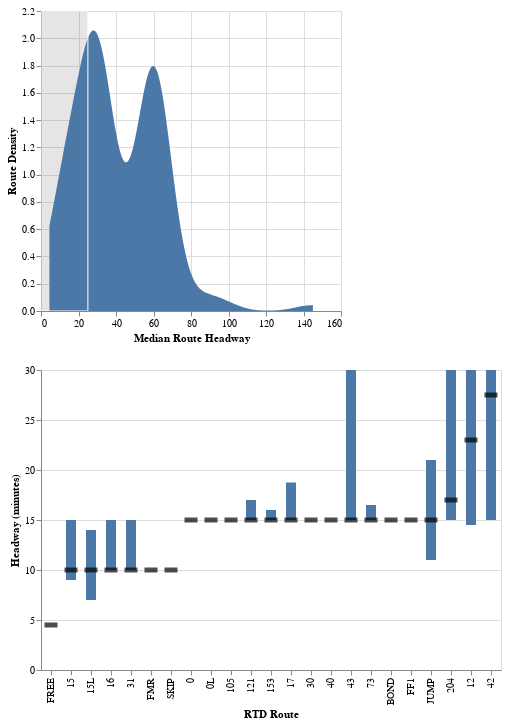

This figure's notebook cell:
### Code cell
headways_url = "https://raw.githubusercontent.com/kcanderson/vega-lite-test/refs/heads/main/data/headways.json"
alt.data_transformers.enable("vegafusion")

brush = alt.selection_interval(encodings=['x'], value={'x': [0, 25]}, name="interval1")

base = alt.Chart(
    headways_url
)

hist = base.transform_filter(
      (alt.datum["service_id"] == "WK")
).transform_aggregate(
    median="median(headway_minutes)",
    q1="q1(headway_minutes)",
    q3="q3(headway_minutes)",
    min="min(headway_minutes)",
    max="max(headway_minutes)",
    mean="mean(headway_minutes)",
    groupby=["route_id"],
).transform_density(
    density="median",
    #extent= [0, 160],
    counts = True,
    #steps=200
).mark_area().encode(
    alt.X('value:Q', title="Median Route Headway"),
    alt.Y('density:Q', title="Route Density"),
    #alt.Color('Species:N')
).add_selection(brush)


boxplot = alt.LayerChart(headways_url).transform_filter(
    (alt.datum["service_id"] == "WK")
).transform_aggregate(
    median="median(headway_minutes)",
    q1="q1(headway_minutes)",
    q3="q3(headway_minutes)",
    min="min(headway_minutes)",
    max="max(headway_minutes)",
    mean="mean(headway_minutes)",
    groupby=["route_id"],
).encode(
    x=alt.X(
        'route_id:N',
        sort=alt.SortField(field="median"),
        title="RTD Route",
    ),
    tooltip=["min:Q", 'q1:Q', "median:Q", "mean:Q", 'q3:Q', "max:Q"],
).add_params(brush).transform_filter(
    "(datum.mean <= interval1.value[1]) &&"
    "(datum.mean >= interval1.value[0])"
).add_layers(
    alt.Chart().mark_bar(width=10).encode(y='q1:Q', y2='q3:Q'),
    #alt.Chart().mark_bar(width=2).encode(y="min:Q", y2="max:Q"),
    alt.Chart().mark_tick(color='black', width=13, thickness=5).encode(
        y=alt.Y('median:Q', title="Headway (minutes)")
    ),
)


alt.vconcat(
    hist,
    boxplot
)

### Figure 1 — Vega specification as saved in the notebook (floating-point values rounded to 4 significant figures)
{"$schema": "https://vega.github.io/schema/vega/v6.json", "data": [{"name": "_server_data_1", "values": [{"route_id": "0", "median": 15.0, "q1": 15.0, "q3": 15.0, "min": 10.0, "max": 60.0, "mean": 16.01}, {"route_id": "0B", "median": 30.0, "q1": 30.0, "q3": 30.0, "min": 26.0, "max": 34.0, "mean": 30.01}, {"route_id": "0L", "median": 15.0, "q1": 15.0, "q3": 15.0, "min": 13.0, "max": 16.0, "mean": 14.95}, {"route_id": "1", "median": 60.0, "q1": 60.0, "q3": 60.0, "min": 57.0, "max": 63.0, "mean": 60.0}, {"route_id": "10", "median": 28.0, "q1": 12.25, "q3": 32.0, "min": 0.0, "max": 61.0, "mean": 25.59}, {"route_id": "100", "median": 30.0, "q1": 30.0, "q3": 57.0, "min": 0.0, "max": 60.0, "mean": 33.09}, {"route_id": "104L", "median": 60.0, "q1": 38.5, "q3": 60.0, "min": 27.0, "max": 90.0, "mean": 55.0}, {"route_id": "105", "median": 15.0, "q1": 15.0, "q3": 15.0, "min": 10.0, "max": 75.0, "mean": 18.4}, {"route_id": "11", "median": 30.0, "q1": 29.0, "q3": 33.5, "min": 7.0, "max": 65.0, "mean": 33.23}, {"route_id": "112", "median": 60.0, "q1": 60.0, "q3": 60.0, "min": 58.0, "max": 61.0, "mean": 59.91}, {"route_id": "116X", "median": 60.0, "q1": 58.0, "q3": 60.5, "min": 52.0, "max": 62.0, "mean": 58.5}, {"route_id": "12", "median": 23.0, "q1": 14.5, "q3": 30.0, "min": 0.0, "max": 32.0, "mean": 20.21}, {"route_id": "120", "median": 40.0, "q1": 30.0, "q3": 60.0, "min": 16.0, "max": 68.0, "mean": 43.15}, {"route_id": "120L", "median": 60.0, "q1": 60.0, "q3": 60.0, "min": 57.0, "max": 62.0, "mean": 60.06}, {"route_id": "120X", "median": 30.0, "q1": 15.0, "q3": 30.0, "min": 15.0, "max": 60.0, "mean": 25.45}, {"route_id": "121", "median": 15.0, "q1": 15.0, "q3": 17.0, "min": 1.0, "max": 59.0, "mean": 18.53}, {"route_id": "130", "median": 30.0, "q1": 30.0, "q3": 30.0, "min": 27.0, "max": 68.0, "mean": 31.37}, {"route_id": "133", "median": 30.0, "q1": 30.0, "q3": 30.0, "min": 27.0, "max": 68.0, "mean": 32.18}, {"route_id": "135", "median": 40.0, "q1": 30.0, "q3": 60.0, "min": 20.0, "max": 90.0, "mean": 41.42}, {"route_id": "139", "median": 60.0, "q1": 60.0, "q3": 60.0, "min": 56.0, "max": 64.0, "mean": 60.0}, {"route_id": "14", "median": 30.0, "q1": 30.0, "q3": 30.0, "min": 29.0, "max": 60.0, "mean": 31.16}, {"route_id": "145X", "median": 83.0, "q1": 76.5, "q3": 89.5, "min": 70.0, "max": 96.0, "mean": 83.0}, {"route_id": "15", "median": 10.0, "q1": 9.0, "q3": 15.0, "min": 0.0, "max": 33.0, "mean": 12.18}, {"route_id": "153", "median": 15.0, "q1": 15.0, "q3": 16.0, "min": 1.0, "max": 70.0, "mean": 19.26}, {"route_id": "15L", "median": 10.0, "q1": 7.0, "q3": 14.0, "min": 0.0, "max": 60.0, "mean": 11.33}, {"route_id": "16", "median": 10.0, "q1": 10.0, "q3": 15.0, "min": 5.0, "max": 34.0, "mean": 14.47}, {"route_id": "169", "median": 60.0, "q1": 60.0, "q3": 60.0, "min": 57.0, "max": 67.0, "mean": 60.1}, {"route_id": "169L", "median": 60.0, "q1": 53.0, "q3": 86.0, "min": 30.0, "max": 307.0, "mean": 110.4}, {"route_id": "17", "median": 15.0, "q1": 15.0, "q3": 18.75, "min": 13.0, "max": 31.0, "mean": 18.74}, {"route_id": "19", "median": 30.0, "q1": 30.0, "q3": 30.0, "min": 27.0, "max": 66.0, "mean": 33.59}, {"route_id": "20", "median": 30.0, "q1": 24.25, "q3": 32.75, "min": 3.0, "max": 81.0, "mean": 32.44}, {"route_id": "204", "median": 17.0, "q1": 15.0, "q3": 30.0, "min": 7.0, "max": 35.0, "mean": 21.62}, {"route_id": "205", "median": 30.0, "q1": 30.0, "q3": 30.0, "min": 5.0, "max": 60.0, "mean": 31.55}, {"route_id": "206", "median": 36.5, "q1": 28.25, "q3": 59.25, "min": 2.0, "max": 60.0, "mean": 38.11}, {"route_id": "208", "median": 60.0, "q1": 60.0, "q3": 60.0, "min": 7.0, "max": 75.0, "mean": 58.19}, {"route_id": "21", "median": 30.0, "q1": 30.0, "q3": 36.5, "min": 0.0, "max": 63.0, "mean": 34.1}, {"route_id": "225", "median": 34.0, "q1": 30.0, "q3": 54.75, "min": 8.0, "max": 82.0, "mean": 41.81}, {"route_id": "225D", "median": 45.0, "q1": 30.0, "q3": 60.0, "min": 15.0, "max": 107.0, "mean": 47.45}, {"route_id": "225T", "median": 145.0, "q1": 61.0, "q3": 365.5, "min": 32.0, "max": 453.0, "mean": 207.8}, {"route_id": "228A", "median": 60.0, "q1": 60.0, "q3": 60.0, "min": 56.0, "max": 184.0, "mean": 74.41}, {"route_id": "228F", "median": 60.5, "q1": 59.75, "q3": 151.0, "min": 57.0, "max": 418.0, "mean": 149.4}, {"route_id": "24", "median": 60.0, "q1": 57.25, "q3": 60.0, "min": 19.0, "max": 69.0, "mean": 56.66}, {"route_id": "28", "median": 60.0, "q1": 45.0, "q3": 60.0, "min": 15.0, "max": 92.0, "mean": 51.75}, {"route_id": "3", "median": 30.0, "q1": 29.0, "q3": 31.75, "min": 1.0, "max": 80.0, "mean": 32.94}, {"route_id": "30", "median": 15.0, "q1": 15.0, "q3": 15.0, "min": 14.0, "max": 60.0, "mean": 19.05}, {"route_id": "31", "median": 10.0, "q1": 10.0, "q3": 15.0, "min": 0.0, "max": 45.0, "mean": 12.51}, {"route_id": "32", "median": 60.0, "q1": 60.0, "q3": 60.0, "min": 44.0, "max": 66.0, "mean": 59.6}, {"route_id": "323", "median": 60.0, "q1": 60.0, "q3": 60.0, "min": 58.0, "max": 63.0, "mean": 60.0}, {"route_id": "324", "median": 30.0, "q1": 30.0, "q3": 30.0, "min": 29.0, "max": 35.0, "mean": 30.09}, {"route_id": "326", "median": 30.0, "q1": 30.0, "q3": 30.0, "min": 29.0, "max": 31.0, "mean": 30.0}, {"route_id": "327", "median": 60.0, "q1": 60.0, "q3": 60.0, "min": 59.0, "max": 60.0, "mean": 59.95}, {"route_id": "35", "median": 30.0, "q1": 30.0, "q3": 30.0, "min": 15.0, "max": 60.0, "mean": 30.46}, {"route_id": "36", "median": 60.0, "q1": 60.0, "q3": 60.0, "min": 11.0, "max": 60.0, "mean": 58.29}, {"route_id": "37", "median": 30.0, "q1": 29.0, "q3": 30.0, "min": 1.0, "max": 377.0, "mean": 53.77}, {"route_id": "38", "median": 30.0, "q1": 30.0, "q3": 30.0, "min": 26.0, "max": 76.0, "mean": 34.03}, {"route_id": "3L", "median": 60.0, "q1": 60.0, "q3": 60.0, "min": 60.0, "max": 60.0, "mean": 60.0}, {"route_id": "4", "median": 30.0, "q1": 30.0, "q3": 60.0, "min": 28.0, "max": 63.0, "mean": 40.47}, {"route_id": "40", "median": 15.0, "q1": 15.0, "q3": 15.0, "min": 9.0, "max": 55.0, "mean": 18.21}, {"route_id": "402L", "median": 60.0, "q1": 60.0, "q3": 60.0, "min": 35.0, "max": 65.0, "mean": 59.26}, {"route_id": "42", "median": 27.5, "q1": 15.0, "q3": 30.0, "min": 3.0, "max": 48.0, "mean": 22.73}, {"route_id": "43", "median": 15.0, "q1": 15.0, "q3": 30.0, "min": 12.0, "max": 60.0, "mean": 19.45}, {"route_id": "44", "median": 60.0, "q1": 58.5, "q3": 60.0, "min": 24.0, "max": 69.0, "mean": 54.05}, {"route_id": "45", "median": 30.0, "q1": 30.0, "q3": 30.0, "min": 5.0, "max": 52.0, "mean": 29.59}, {"route_id": "46", "median": 30.0, "q1": 30.0, "q3": 30.0, "min": 30.0, "max": 30.0, "mean": 30.0}, {"route_id": "48", "median": 30.0, "q1": 30.0, "q3": 30.75, "min": 26.0, "max": 60.0, "mean": 30.58}, {"route_id": "483", "median": 60.0, "q1": 58.0, "q3": 60.0, "min": 33.0, "max": 72.0, "mean": 58.45}, {"route_id": "49", "median": 30.0, "q1": 30.0, "q3": 30.0, "min": 28.0, "max": 60.0, "mean": 32.78}, {"route_id": "51", "median": 30.0, "q1": 30.0, "q3": 30.0, "min": 28.0, "max": 79.0, "mean": 34.0}, {"route_id": "52", "median": 30.0, "q1": 30.0, "q3": 30.0, "min": 10.0, "max": 71.0, "mean": 35.49}, {"route_id": "520", "median": 60.0, "q1": 60.0, "q3": 60.0, "min": 60.0, "max": 60.0, "mean": 60.0}, {"route_id": "59", "median": 60.0, "q1": 60.0, "q3": 60.0, "min": 58.0, "max": 70.0, "mean": 60.96}, {"route_id": "6", "median": 30.0, "q1": 30.0, "q3": 30.0, "min": 15.0, "max": 69.0, "mean": 32.4}, {"route_id": "65", "median": 30.0, "q1": 30.0, "q3": 30.0, "min": 3.0, "max": 63.0, "mean": 30.35}, {"route_id": "66", "median": 60.0, "q1": 58.5, "q3": 60.0, "min": 29.0, "max": 64.0, "mean": 57.03}, {"route_id": "7", "median": 30.0, "q1": 30.0, "q3": 30.0, "min": 20.0, "max": 40.0, "mean": 29.86}, {"route_id": "72", "median": 60.0, "q1": 60.0, "q3": 60.0, "min": 57.0, "max": 64.0, "mean": 60.0}, {"route_id": "73", "median": 15.0, "q1": 15.0, "q3": 16.5, "min": 1.0, "max": 33.0, "mean": 18.11}, {"route_id": "76", "median": 30.0, "q1": 30.0, "q3": 30.0, "min": 0.0, "max": 91.0, "mean": 35.21}, {"route_id": "8", "median": 31.0, "q1": 29.0, "q3": 59.0, "min": 0.0, "max": 67.0, "mean": 36.9}, {"route_id": "83D", "median": 30.0, "q1": 30.0, "q3": 30.0, "min": 24.0, "max": 60.0, "mean": 30.33}, {"route_id": "83L", "median": 30.0, "q1": 30.0, "q3": 30.0, "min": 15.0, "max": 45.0, "mean": 29.93}, {"route_id": "88", "median": 30.0, "q1": 30.0, "q3": 60.0, "min": 30.0, "max": 60.0, "mean": 41.54}, {"route_id": "88L", "median": 60.0, "q1": 60.0, "q3": 60.0, "min": 59.0, "max": 60.0, "mean": 59.97}, {"route_id": "9", "median": 60.0, "q1": 60.0, "q3": 63.0, "min": 58.0, "max": 65.0, "mean": 61.36}, {"route_id": "92", "median": 30.0, "q1": 30.0, "q3": 31.0, "min": 28.0, "max": 64.0, "mean": 35.85}, {"route_id": "93L", "median": 60.0, "q1": 60.0, "q3": 60.0, "min": 57.0, "max": 62.0, "mean": 59.73}, {"route_id": "99", "median": 30.0, "q1": 30.0, "q3": 30.0, "min": 30.0, "max": 60.0, "mean": 33.56}, {"route_id": "AB1", "median": 60.0, "q1": 60.0, "q3": 60.0, "min": 20.0, "max": 120.0, "mean": 56.91}, {"route_id": "AB2", "median": 60.0, "q1": 60.0, "q3": 62.5, "min": 59.0, "max": 420.0, "mean": 103.6}, {"route_id": "ART", "median": 60.0, "q1": 60.0, "q3": 62.0, "min": 43.0, "max": 70.0, "mean": 60.27}, {"route_id": "AT", "median": 60.0, "q1": 49.0, "q3": 60.0, "min": 7.0, "max": 68.0, "mean": 48.17}, {"route_id": "BOLT", "median": 30.0, "q1": 30.0, "q3": 60.0, "min": 27.0, "max": 60.0, "mean": 40.46}, {"route_id": "BOND", "median": 15.0, "q1": 15.0, "q3": 15.0, "min": 12.0, "max": 30.0, "mean": 17.91}, {"route_id": "CV", "median": 58.5, "q1": 56.75, "q3": 60.0, "min": 56.0, "max": 60.0, "mean": 58.25}, {"route_id": "DASH", "median": 21.0, "q1": 15.0, "q3": 30.0, "min": 7.0, "max": 86.0, "mean": 26.76}, {"route_id": "EV", "median": 60.0, "q1": 60.0, "q3": 60.0, "min": 60.0, "max": 60.0, "mean": 60.0}, {"route_id": "FF1", "median": 15.0, "q1": 15.0, "q3": 15.0, "min": 13.0, "max": 32.0, "mean": 18.14}, {"route_id": "FF2", "median": 25.0, "q1": 15.0, "q3": 38.0, "min": 7.0, "max": 536.0, "mean": 84.2}, {"route_id": "FF4", "median": 50.0, "q1": 37.0, "q3": 65.0, "min": 30.0, "max": 378.0, "mean": 91.47}, {"route_id": "FF5", "median": 69.0, "q1": 46.75, "q3": 88.75, "min": 25.0, "max": 413.0, "mean": 123.8}, {"route_id": "FMR", "median": 10.0, "q1": 10.0, "q3": 10.0, "min": 9.0, "max": 369.0, "mean": 20.01}, {"route_id": "FREE", "median": 4.5, "q1": 4.5, "q3": 4.5, "min": 4.5, "max": 10.5, "mean": 5.25}, {"route_id": "GS", "median": 89.5, "q1": 86.0, "q3": 357.0, "min": 82.0, "max": 449.0, "mean": 206.8}, {"route_id": "JUMP", "median": 15.0, "q1": 11.0, "q3": 21.0, "min": 4.0, "max": 60.0, "mean": 17.35}, {"route_id": "LD1", "median": 60.0, "q1": 57.75, "q3": 78.0, "min": 40.0, "max": 480.0, "mean": 138.5}, {"route_id": "LD3", "median": 60.0, "q1": 60.0, "q3": 82.0, "min": 3.0, "max": 120.0, "mean": 68.17}, {"route_id": "LX2", "median": 96.5, "q1": 83.25, "q3": 398.5, "min": 60.0, "max": 502.0, "mean": 222.2}, {"route_id": "NB1", "median": 60.0, "q1": 48.0, "q3": 78.5, "min": 35.0, "max": 90.0, "mean": 63.7}, {"route_id": "NB2", "median": 65.0, "q1": 60.0, "q3": 86.0, "min": 60.0, "max": 130.0, "mean": 79.25}, {"route_id": "PD", "median": 65.5, "q1": 58.5, "q3": 72.75, "min": 54.0, "max": 78.0, "mean": 65.75}, {"route_id": "RX", "median": 59.0, "q1": 35.25, "q3": 64.75, "min": 17.0, "max": 451.0, "mean": 127.1}, {"route_id": "SKIP", "median": 10.0, "q1": 10.0, "q3": 10.0, "min": 5.0, "max": 30.0, "mean": 10.78}]}, {"name": "interval1_store", "values": [{"unit": "view_59dfd228564f6666_0", "fields": [{"field": "value", "channel": "x", "type": "R"}], "values": [[0, 25]]}]}, {"name": "source_0", "values": [{"route_id": "0", "median": 15.0, "q1": 15.0, "q3": 15.0, "min": 10.0, "max": 60.0, "mean": 16.01}, {"route_id": "0B", "median": 30.0, "q1": 30.0, "q3": 30.0, "min": 26.0, "max": 34.0, "mean": 30.01}, {"route_id": "0L", "median": 15.0, "q1": 15.0, "q3": 15.0, "min": 13.0, "max": 16.0, "mean": 14.95}, {"route_id": "1", "median": 60.0, "q1": 60.0, "q3": 60.0, "min": 57.0, "max": 63.0, "mean": 60.0}, {"route_id": "10", "median": 28.0, "q1": 12.25, "q3": 32.0, "min": 0.0, "max": 61.0, "mean": 25.59}, {"route_id": "100", "median": 30.0, "q1": 30.0, "q3": 57.0, "min": 0.0, "max": 60.0, "mean": 33.09}, {"route_id": "104L", "median": 60.0, "q1": 38.5, "q3": 60.0, "min": 27.0, "max": 90.0, "mean": 55.0}, {"route_id": "105", "median": 15.0, "q1": 15.0, "q3": 15.0, "min": 10.0, "max": 75.0, "mean": 18.4}, {"route_id": "11", "median": 30.0, "q1": 29.0, "q3": 33.5, "min": 7.0, "max": 65.0, "mean": 33.23}, {"route_id": "112", "median": 60.0, "q1": 60.0, "q3": 60.0, "min": 58.0, "max": 61.0, "mean": 59.91}, {"route_id": "116X", "median": 60.0, "q1": 58.0, "q3": 60.5, "min": 52.0, "max": 62.0, "mean": 58.5}, {"route_id": "12", "median": 23.0, "q1": 14.5, "q3": 30.0, "min": 0.0, "max": 32.0, "mean": 20.21}, {"route_id": "120", "median": 40.0, "q1": 30.0, "q3": 60.0, "min": 16.0, "max": 68.0, "mean": 43.15}, {"route_id": "120L", "median": 60.0, "q1": 60.0, "q3": 60.0, "min": 57.0, "max": 62.0, "mean": 60.06}, {"route_id": "120X", "median": 30.0, "q1": 15.0, "q3": 30.0, "min": 15.0, "max": 60.0, "mean": 25.45}, {"route_id": "121", "median": 15.0, "q1": 15.0, "q3": 17.0, "min": 1.0, "max": 59.0, "mean": 18.53}, {"route_id": "130", "median": 30.0, "q1": 30.0, "q3": 30.0, "min": 27.0, "max": 68.0, "mean": 31.37}, {"route_id": "133", "median": 30.0, "q1": 30.0, "q3": 30.0, "min": 27.0, "max": 68.0, "mean": 32.18}, {"route_id": "135", "median": 40.0, "q1": 30.0, "q3": 60.0, "min": 20.0, "max": 90.0, "mean": 41.42}, {"route_id": "139", "median": 60.0, "q1": 60.0, "q3": 60.0, "min": 56.0, "max": 64.0, "mean": 60.0}, {"route_id": "14", "median": 30.0, "q1": 30.0, "q3": 30.0, "min": 29.0, "max": 60.0, "mean": 31.16}, {"route_id": "145X", "median": 83.0, "q1": 76.5, "q3": 89.5, "min": 70.0, "max": 96.0, "mean": 83.0}, {"route_id": "15", "median": 10.0, "q1": 9.0, "q3": 15.0, "min": 0.0, "max": 33.0, "mean": 12.18}, {"route_id": "153", "median": 15.0, "q1": 15.0, "q3": 16.0, "min": 1.0, "max": 70.0, "mean": 19.26}, {"route_id": "15L", "median": 10.0, "q1": 7.0, "q3": 14.0, "min": 0.0, "max": 60.0, "mean": 11.33}, {"route_id": "16", "median": 10.0, "q1": 10.0, "q3": 15.0, "min": 5.0, "max": 34.0, "mean": 14.47}, {"route_id": "169", "median": 60.0, "q1": 60.0, "q3": 60.0, "min": 57.0, "max": 67.0, "mean": 60.1}, {"route_id": "169L", "median": 60.0, "q1": 53.0, "q3": 86.0, "min": 30.0, "max": 307.0, "mean": 110.4}, {"route_id": "17", "median": 15.0, "q1": 15.0, "q3": 18.75, "min": 13.0, "max": 31.0, "mean": 18.74}, {"route_id": "19", "median": 30.0, "q1": 30.0, "q3": 30.0, "min": 27.0, "max": 66.0, "mean": 33.59}, {"route_id": "20", "median": 30.0, "q1": 24.25, "q3": 32.75, "min": 3.0, "max": 81.0, "mean": 32.44}, {"route_id": "204", "median": 17.0, "q1": 15.0, "q3": 30.0, "min": 7.0, "max": 35.0, "mean": 21.62}, {"route_id": "205", "median": 30.0, "q1": 30.0, "q3": 30.0, "min": 5.0, "max": 60.0, "mean": 31.55}, {"route_id": "206", "median": 36.5, "q1": 28.25, "q3": 59.25, "min": 2.0, "max": 60.0, "mean": 38.11}, {"route_id": "208", "median": 60.0, "q1": 60.0, "q3": 60.0, "min": 7.0, "max": 75.0, "mean": 58.19}, {"route_id": "21", "median": 30.0, "q1": 30.0, "q3": 36.5, "min": 0.0, "max": 63.0, "mean": 34.1}, {"route_id": "225", "median": 34.0, "q1": 30.0, "q3": 54.75, "min": 8.0, "max": 82.0, "mean": 41.81}, {"route_id": "225D", "median": 45.0, "q1": 30.0, "q3": 60.0, "min": 15.0, "max": 107.0, "mean": 47.45}, {"route_id": "225T", "median": 145.0, "q1": 61.0, "q3": 365.5, "min": 32.0, "max": 453.0, "mean": 207.8}, {"route_id": "228A", "median": 60.0, "q1": 60.0, "q3": 60.0, "min": 56.0, "max": 184.0, "mean": 74.41}, {"route_id": "228F", "median": 60.5, "q1": 59.75, "q3": 151.0, "min": 57.0, "max": 418.0, "mean": 149.4}, {"route_id": "24", "median": 60.0, "q1": 57.25, "q3": 60.0, "min": 19.0, "max": 69.0, "mean": 56.66}, {"route_id": "28", "median": 60.0, "q1": 45.0, "q3": 60.0, "min": 15.0, "max": 92.0, "mean": 51.75}, {"route_id": "3", "median": 30.0, "q1": 29.0, "q3": 31.75, "min": 1.0, "max": 80.0, "mean": 32.94}, {"route_id": "30", "median": 15.0, "q1": 15.0, "q3": 15.0, "min": 14.0, "max": 60.0, "mean": 19.05}, {"route_id": "31", "median": 10.0, "q1": 10.0, "q3": 15.0, "min": 0.0, "max": 45.0, "mean": 12.51}, {"route_id": "32", "median": 60.0, "q1": 60.0, "q3": 60.0, "min": 44.0, "max": 66.0, "mean": 59.6}, {"route_id": "323", "median": 60.0, "q1": 60.0, "q3": 60.0, "min": 58.0, "max": 63.0, "mean": 60.0}, {"route_id": "324", "median": 30.0, "q1": 30.0, "q3": 30.0, "min": 29.0, "max": 35.0, "mean": 30.09}, {"route_id": "326", "median": 30.0, "q1": 30.0, "q3": 30.0, "min": 29.0, "max": 31.0, "mean": 30.0}, {"route_id": "327", "median": 60.0, "q1": 60.0, "q3": 60.0, "min": 59.0, "max": 60.0, "mean": 59.95}, {"route_id": "35", "median": 30.0, "q1": 30.0, "q3": 30.0, "min": 15.0, "max": 60.0, "mean": 30.46}, {"route_id": "36", "median": 60.0, "q1": 60.0, "q3": 60.0, "min": 11.0, "max": 60.0, "mean": 58.29}, {"route_id": "37", "median": 30.0, "q1": 29.0, "q3": 30.0, "min": 1.0, "max": 377.0, "mean": 53.77}, {"route_id": "38", "median": 30.0, "q1": 30.0, "q3": 30.0, "min": 26.0, "max": 76.0, "mean": 34.03}, {"route_id": "3L", "median": 60.0, "q1": 60.0, "q3": 60.0, "min": 60.0, "max": 60.0, "mean": 60.0}, {"route_id": "4", "median": 30.0, "q1": 30.0, "q3": 60.0, "min": 28.0, "max": 63.0, "mean": 40.47}, {"route_id": "40", "median": 15.0, "q1": 15.0, "q3": 15.0, "min": 9.0, "max": 55.0, "mean": 18.21}, {"route_id": "402L", "median": 60.0, "q1": 60.0, "q3": 60.0, "min": 35.0, "max": 65.0, "mean": 59.26}, {"route_id": "42", "median": 27.5, "q1": 15.0, "q3": 30.0, "min": 3.0, "max": 48.0, "mean": 22.73}, {"route_id": "43", "median": 15.0, "q1": 15.0, "q3": 30.0, "min": 12.0, "max": 60.0, "mean": 19.45}, {"route_id": "44", "median": 60.0, "q1": 58.5, "q3": 60.0, "min": 24.0, "max": 69.0, "mean": 54.05}, {"route_id": "45", "median": 30.0, "q1": 30.0, "q3": 30.0, "min": 5.0, "max": 52.0, "mean": 29.59}, {"route_id": "46", "median": 30.0, "q1": 30.0, "q3": 30.0, "min": 30.0, "max": 30.0, "mean": 30.0}, {"route_id": "48", "median": 30.0, "q1": 30.0, "q3": 30.75, "min": 26.0, "max": 60.0, "mean": 30.58}, {"route_id": "483", "median": 60.0, "q1": 58.0, "q3": 60.0, "min": 33.0, "max": 72.0, "mean": 58.45}, {"route_id": "49", "median": 30.0, "q1": 30.0, "q3": 30.0, "min": 28.0, "max": 60.0, "mean": 32.78}, {"route_id": "51", "median": 30.0, "q1": 30.0, "q3": 30.0, "min": 28.0, "max": 79.0, "mean": 34.0}, {"route_id": "52", "median": 30.0, "q1": 30.0, "q3": 30.0, "min": 10.0, "max": 71.0, "mean": 35.49}, {"route_id": "520", "median": 60.0, "q1": 60.0, "q3": 60.0, "min": 60.0, "max": 60.0, "mean": 60.0}, {"route_id": "59", "median": 60.0, "q1": 60.0, "q3": 60.0, "min": 58.0, "max": 70.0, "mean": 60.96}, {"route_id": "6", "median": 30.0, "q1": 30.0, "q3": 30.0, "min": 15.0, "max": 69.0, "mean": 32.4}, {"route_id": "65", "median": 30.0, "q1": 30.0, "q3": 30.0, "min": 3.0, "max": 63.0, "mean": 30.35}, {"route_id": "66", "median": 60.0, "q1": 58.5, "q3": 60.0, "min": 29.0, "max": 64.0, "mean": 57.03}, {"route_id": "7", "median": 30.0, "q1": 30.0, "q3": 30.0, "min": 20.0, "max": 40.0, "mean": 29.86}, {"route_id": "72", "median": 60.0, "q1": 60.0, "q3": 60.0, "min": 57.0, "max": 64.0, "mean": 60.0}, {"route_id": "73", "median": 15.0, "q1": 15.0, "q3": 16.5, "min": 1.0, "max": 33.0, "mean": 18.11}, {"route_id": "76", "median": 30.0, "q1": 30.0, "q3": 30.0, "min": 0.0, "max": 91.0, "mean": 35.21}, {"route_id": "8", "median": 31.0, "q1": 29.0, "q3": 59.0, "min": 0.0, "max": 67.0, "mean": 36.9}, {"route_id": "83D", "median": 30.0, "q1": 30.0, "q3": 30.0, "min": 24.0, "max": 60.0, "mean": 30.33}, {"route_id": "83L", "median": 30.0, "q1": 30.0, "q3": 30.0, "min": 15.0, "max": 45.0, "mean": 29.93}, {"route_id": "88", "median": 30.0, "q1": 30.0, "q3": 60.0, "min": 30.0, "max": 60.0, "mean": 41.54}, {"route_id": "88L", "median": 60.0, "q1": 60.0, "q3": 60.0, "min": 59.0, "max": 60.0, "mean": 59.97}, {"route_id": "9", "median": 60.0, "q1": 60.0, "q3": 63.0, "min": 58.0, "max": 65.0, "mean": 61.36}, {"route_id": "92", "median": 30.0, "q1": 30.0, "q3": 31.0, "min": 28.0, "max": 64.0, "mean": 35.85}, {"route_id": "93L", "median": 60.0, "q1": 60.0, "q3": 60.0, "min": 57.0, "max": 62.0, "mean": 59.73}, {"route_id": "99", "median": 30.0, "q1": 30.0, "q3": 30.0, "min": 30.0, "max": 60.0, "mean": 33.56}, {"route_id": "AB1", "median": 60.0, "q1": 60.0, "q3": 60.0, "min": 20.0, "max": 120.0, "mean": 56.91}, {"route_id": "AB2", "median": 60.0, "q1": 60.0, "q3": 62.5, "min": 59.0, "max": 420.0, "mean": 103.6}, {"route_id": "ART", "median": 60.0, "q1": 60.0, "q3": 62.0, "min": 43.0, "max": 70.0, "mean": 60.27}, {"route_id": "AT", "median": 60.0, "q1": 49.0, "q3": 60.0, "min": 7.0, "max": 68.0, "mean": 48.17}, {"route_id": "BOLT", "median": 30.0, "q1": 30.0, "q3": 60.0, "min": 27.0, "max": 60.0, "mean": 40.46}, {"route_id": "BOND", "median": 15.0, "q1": 15.0, "q3": 15.0, "min": 12.0, "max": 30.0, "mean": 17.91}, {"route_id": "CV", "median": 58.5, "q1": 56.75, "q3": 60.0, "min": 56.0, "max": 60.0, "mean": 58.25}, {"route_id": "DASH", "median": 21.0, "q1": 15.0, "q3": 30.0, "min": 7.0, "max": 86.0, "mean": 26.76}, {"route_id": "EV", "median": 60.0, "q1": 60.0, "q3": 60.0, "min": 60.0, "max": 60.0, "mean": 60.0}, {"route_id": "FF1", "median": 15.0, "q1": 15.0, "q3": 15.0, "min": 13.0, "max": 32.0, "mean": 18.14}, {"route_id": "FF2", "median": 25.0, "q1": 15.0, "q3": 38.0, "min": 7.0, "max": 536.0, "mean": 84.2}, {"route_id": "FF4", "median": 50.0, "q1": 37.0, "q3": 65.0, "min": 30.0, "max": 378.0, "mean": 91.47}, {"route_id": "FF5", "median": 69.0, "q1": 46.75, "q3": 88.75, "min": 25.0, "max": 413.0, "mean": 123.8}, {"route_id": "FMR", "median": 10.0, "q1": 10.0, "q3": 10.0, "min": 9.0, "max": 369.0, "mean": 20.01}, {"route_id": "FREE", "median": 4.5, "q1": 4.5, "q3": 4.5, "min": 4.5, "max": 10.5, "mean": 5.25}, {"route_id": "GS", "median": 89.5, "q1": 86.0, "q3": 357.0, "min": 82.0, "max": 449.0, "mean": 206.8}, {"route_id": "JUMP", "median": 15.0, "q1": 11.0, "q3": 21.0, "min": 4.0, "max": 60.0, "mean": 17.35}, {"route_id": "LD1", "median": 60.0, "q1": 57.75, "q3": 78.0, "min": 40.0, "max": 480.0, "mean": 138.5}, {"route_id": "LD3", "median": 60.0, "q1": 60.0, "q3": 82.0, "min": 3.0, "max": 120.0, "mean": 68.17}, {"route_id": "LX2", "median": 96.5, "q1": 83.25, "q3": 398.5, "min": 60.0, "max": 502.0, "mean": 222.2}, {"route_id": "NB1", "median": 60.0, "q1": 48.0, "q3": 78.5, "min": 35.0, "max": 90.0, "mean": 63.7}, {"route_id": "NB2", "median": 65.0, "q1": 60.0, "q3": 86.0, "min": 60.0, "max": 130.0, "mean": 79.25}, {"route_id": "PD", "median": 65.5, "q1": 58.5, "q3": 72.75, "min": 54.0, "max": 78.0, "mean": 65.75}, {"route_id": "RX", "median": 59.0, "q1": 35.25, "q3": 64.75, "min": 17.0, "max": 451.0, "mean": 127.1}, {"route_id": "SKIP", "median": 10.0, "q1": 10.0, "q3": 10.0, "min": 5.0, "max": 30.0, "mean": 10.78}]}, {"name": "data_0", "source": "source_0", "transform": [{"type": "kde", "counts": true, "field": "median", "as": ["value", "density"], "resolve": "shared"}, {"type": "impute", "field": "density", "key": "value", "method": "value", "groupby": [], "value": 0}, {"type": "stack", "field": "density", "groupby": ["value"], "sort": {"field": [], "order": []}, "as": ["density_start", "density_end"], "offset": "zero"}, {"type": "project", "fields": ["density", "density_end", "density_start", "value"]}]}, {"name": "data_1", "source": "_server_data_1", "transform": [{"type": "filter", "expr": "(datum.mean <= interval1.value[1]) &&(datum.mean >= interval1.value[0])"}, {"type": "project", "fields": ["max", "mean", "median", "min", "q1", "q3", "route_id"]}]}, {"name": "data_3", "source": "data_1", "transform": [{"type": "filter", "expr": "isValid(datum[\"q1\"]) && isFinite(+datum[\"q1\"])"}, {"type": "project", "fields": ["max", "mean", "median", "min", "q1", "q3", "route_id"]}]}, {"name": "data_4", "source": "data_1", "transform": [{"type": "filter", "expr": "isValid(datum[\"median\"]) && isFinite(+datum[\"median\"])"}, {"type": "project", "fields": ["max", "mean", "median", "min", "q1", "q3", "route_id"]}]}, {"name": "data_0_view_59dfd228564f6666_0_x_domain_value", "source": "data_0", "transform": [{"type": "formula", "expr": "+datum['value']", "as": "value"}, {"type": "aggregate", "groupby": [], "fields": ["value", "value"], "ops": ["min", "max"], "as": ["min", "max"]}]}, {"name": "data_1_concat_1_x_domain_route_id", "source": "data_1", "transform": [{"type": "aggregate", "groupby": ["route_id"], "fields": ["median"], "ops": ["min"], "as": ["sort_field"]}, {"type": "project", "fields": ["route_id", "sort_field"]}]}], "signals": [{"name": "childHeight", "value": 300}, {"name": "view_59dfd228564f6666_0_width", "value": 300}, {"name": "concat_1_x_step", "value": 20}, {"name": "concat_1_width", "update": "bandspace(domain('concat_1_x').length, 0.1, 0.05) * concat_1_x_step"}, {"name": "unit", "value": {}, "on": [{"events": "pointermove", "update": "isTuple(group()) ? group() : unit"}]}, {"name": "interval1", "update": "vlSelectionResolve(\"interval1_store\", \"union\")"}], "marks": [{"type": "group", "name": "view_59dfd228564f6666_0_group", "encode": {"update": {"width": {"signal": "view_59dfd228564f6666_0_width"}, "height": {"signal": "childHeight"}}}, "signals": [{"name": "interval1_x", "init": "[scale(\"view_59dfd228564f6666_0_x\", 0), scale(\"view_59dfd228564f6666_0_x\", 25)]", "on": [{"events": {"source": "scope", "filter": ["!event.item || event.item.mark.name !== \"interval1_brush\""], "type": "pointerdown"}, "update": "[x(unit), x(unit)]"}, {"events": {"source": "window", "between": [{"source": "scope", "filter": ["!event.item || event.item.mark.name !== \"interval1_brush\""], "type": "pointerdown"}, {"source": "window", "type": "pointerup"}], "type": "pointermove", "consume": true}, "update": "[interval1_x[0], clamp(x(unit), 0, view_59dfd228564f6666_0_width)]"}, {"events": {"signal": "interval1_scale_trigger"}, "update": "[scale(\"view_59dfd228564f6666_0_x\", interval1_value[0]), scale(\"view_59dfd228564f6666_0_x\", interval1_value[1])]"}, {"events": [{"source": "view", "type": "dblclick"}], "update": "[0, 0]"}, {"events": {"signal": "interval1_translate_delta"}, "update": "clampRange(panLinear(interval1_translate_anchor.extent_x, interval1_translate_delta.x / span(interval1_translate_anchor.extent_x)), 0, view_59dfd228564f6666_0_width)"}, {"events": {"signal": "interval1_zoom_delta"}, "update": "clampRange(zoomLinear(interval1_x, interval1_zoom_anchor.x, interval1_zoom_delta), 0, view_59dfd228564f6666_0_width)"}]}, {"name": "interval1_value", "init": "[0, 25]", "on": [{"events": {"signal": "interval1_x"}, "update": "interval1_x[0] === interval1_x[1] ? null : invert(\"view_59dfd228564f6666_0_x\", interval1_x)"}]}, {"name": "interval1_scale_trigger", "value": {}, "on": [{"events": [{"scale": "view_59dfd228564f6666_0_x"}], "update": "(!isArray(interval1_value) || (+invert(\"view_59dfd228564f6666_0_x\", interval1_x)[0] === +interval1_value[0] && +invert(\"view_59dfd228564f6666_0_x\", interval1_x)[1] === +interval1_value[1])) ? interval1_scale_trigger : {}"}]}, {"name": "interval1_tuple", "init": "{unit: \"view_59dfd228564f6666_0\", fields: interval1_tuple_fields, values: [[0, 25]]}", "on": [{"events": [{"signal": "interval1_value"}], "update": "interval1_value ? {unit: \"view_59dfd228564f6666_0\", fields: interval1_tuple_fields, values: [interval1_value]} : null"}]}, {"name": "interval1_tuple_fields", "value": [{"field": "value", "channel": "x", "type": "R"}]}, {"name": "interval1_translate_anchor", "value": {}, "on": [{"events": [{"source": "scope", "markname": "interval1_brush", "type": "pointerdown"}], "update": "{x: x(unit), y: y(unit), extent_x: slice(interval1_x)}"}]}, {"name": "interval1_translate_delta", "value": {}, "on": [{"events": [{"source": "window", "between": [{"source": "scope", "markname": "interval1_brush", "type": "pointerdown"}, {"source": "window", "type": "pointerup"}], "type": "pointermove", "consume": true}], "update": "{x: interval1_translate_anchor.x - x(unit), y: interval1_translate_anchor.y - y(unit)}"}]}, {"name": "interval1_zoom_anchor", "on": [{"events": [{"source": "scope", "markname": "interval1_brush", "type": "wheel", "consume": true}], "update": "{x: x(unit), y: y(unit)}"}]}, {"name": "interval1_zoom_delta", "on": [{"events": [{"source": "scope", "markname": "interval1_brush", "type": "wheel", "consume": true}], "update": "pow(1.001, event.deltaY * pow(16, event.deltaMode))", "force": true}]}, {"name": "interval1_modify", "on": [{"events": {"signal": "interval1_tuple"}, "update": "modify(\"interval1_store\", interval1_tuple, true)"}]}], "marks": [{"type": "rect", "name": "interval1_brush_bg", "encode": {"enter": {"fillOpacity": {"value": 0.125}, "fill": {"value": "#333"}}, "update": {"x2": [{"signal": "interval1_x[1]", "test": "data(\"interval1_store\").length && data(\"interval1_store\")[0].unit === \"view_59dfd228564f6666_0\""}, {"value": 0}], "y": [{"value": 0, "test": "data(\"interval1_store\").length && data(\"interval1_store\")[0].unit === \"view_59dfd228564f6666_0\""}, {"value": 0}], "y2": [{"field": {"signal": null, "datum": null, "group": "height", "parent": null}, "test": "data(\"interval1_store\").length && data(\"interval1_store\")[0].unit === \"view_59dfd228564f6666_0\""}, {"value": 0}], "x": [{"signal": "interval1_x[0]", "test": "data(\"interval1_store\").length && data(\"interval1_store\")[0].unit === \"view_59dfd228564f6666_0\""}, {"value": 0}]}}, "clip": true}, {"type": "area", "name": "view_59dfd228564f6666_0_marks", "from": {"data": "data_0"}, "sort": {"field": "x"}, "encode": {"update": {"fill": {"value": "#4c78a8"}, "x": {"field": "value", "scale": "view_59dfd228564f6666_0_x"}, "y2": {"field": "density_start", "scale": "view_59dfd228564f6666_0_y"}, "defined": {"signal": "isValid(datum[\"value\"]) && isFinite(+datum[\"value\"]) && isValid(datum[\"density\"]) && isFinite(+datum[\"density\"])"}, "orient": {"value": "vertical"}, "y": {"field": "density_end", "scale": "view_59dfd228564f6666_0_y"}}}, "interactive": true, "style": ["area"]}, {"type": "rect", "name": "interval1_brush", "encode": {"update": {"stroke": [{"value": "white", "test": "interval1_x[0] !== interval1_x[1]"}, {}], "y": [{"value": 0, "test": "data(\"interval1_store\").length && data(\"interval1_store\")[0].unit === \"view_59dfd228564f6666_0\""}, {"value": 0}], "x": [{"signal": "interval1_x[0]", "test": "data(\"interval1_store\").length && data(\"interval1_store\")[0].unit === \"view_59dfd228564f6666_0\""}, {"value": 0}], "y2": [{"field": {"signal": null, "datum": null, "group": "height", "parent": null}, "test": "data(\"interval1_store\").length && data(\"interval1_store\")[0].unit === \"view_59dfd228564f6666_0\""}, {"value": 0}], "x2": [{"signal": "interval1_x[1]", "test": "data(\"interval1_store\").length && data(\"interval1_store\")[0].unit === \"view_59dfd228564f6666_0\""}, {"value": 0}]}, "enter": {"cursor": {"value": "move"}, "fill": {"value": "transparent"}}}, "clip": true}], "axes": [{"scale": "view_59dfd228564f6666_0_x", "orient": "bottom", "grid": true, "tickCount": {"signal": "ceil(view_59dfd228564f6666_0_width/40)"}, "labels": false, "gridScale": "view_59dfd228564f6666_0_y", "domain": false, "aria": false, "maxExtent": 0, "minExtent": 0, "ticks": false, "zindex": 0}, {"scale": "view_59dfd228564f6666_0_y", "aria": false, "zindex": 0, "grid": true, "ticks": false, "minExtent": 0, "gridScale": "view_59dfd228564f6666_0_x", "labels": false, "tickCount": {"signal": "ceil(childHeight/40)"}, "maxExtent": 0, "orient": "left", "domain": false}, {"scale": "view_59dfd228564f6666_0_x", "labelFlush": true, "orient": "bottom", "title": "Median Route Headway", "tickCount": {"signal": "ceil(view_59dfd228564f6666_0_width/40)"}, "grid": false, "zindex": 0, "labelOverlap": true}, {"scale": "view_59dfd228564f6666_0_y", "labelOverlap": true, "orient": "left", "title": "Route Density", "tickCount": {"signal": "ceil(childHeight/40)"}, "zindex": 0, "grid": false}], "style": "cell"}, {"type": "group", "name": "concat_1_group", "encode": {"update": {"height": {"signal": "childHeight"}, "width": {"signal": "concat_1_width"}}}, "marks": [{"type": "rect", "name": "concat_1_layer_0_marks", "from": {"data": "data_3"}, "encode": {"update": {"y": {"field": "q1", "scale": "concat_1_y"}, "width": {"value": 10}, "y2": {"field": "q3", "scale": "concat_1_y"}, "tooltip": {"signal": "{\"min\": format(datum[\"min\"], \"\"), \"q1\": format(datum[\"q1\"], \"\"), \"median\": format(datum[\"median\"], \"\"), \"mean\": format(datum[\"mean\"], \"\"), \"q3\": format(datum[\"q3\"], \"\"), \"max\": format(datum[\"max\"], \"\")}"}, "xc": {"field": "route_id", "scale": "concat_1_x", "band": 0.5}, "fill": {"value": "#4c78a8"}}}, "interactive": true, "style": ["bar"]}, {"type": "rect", "name": "concat_1_layer_1_marks", "from": {"data": "data_4"}, "encode": {"update": {"opacity": {"value": 0.7}, "fill": {"value": "black"}, "xc": {"field": "route_id", "scale": "concat_1_x", "band": 0.5}, "width": {"value": 13}, "tooltip": {"signal": "{\"min\": format(datum[\"min\"], \"\"), \"q1\": format(datum[\"q1\"], \"\"), \"median\": format(datum[\"median\"], \"\"), \"mean\": format(datum[\"mean\"], \"\"), \"q3\": format(datum[\"q3\"], \"\"), \"max\": format(datum[\"max\"], \"\")}"}, "yc": {"field": "median", "scale": "concat_1_y"}, "height": {"value": 5}}}, "style": ["tick"], "interactive": true}], "axes": [{"scale": "concat_1_y", "tickCount": {"signal": "ceil(childHeight/40)"}, "zindex": 0, "domain": false, "maxExtent": 0, "minExtent": 0, "grid": true, "aria": false, "orient": "left", "labels": false, "ticks": false, "gridScale": "concat_1_x"}, {"scale": "concat_1_x", "labelBaseline": "middle", "zindex": 0, "grid": false, "orient": "bottom", "labelAlign": "right", "title": "RTD Route", "labelAngle": 270}, {"scale": "concat_1_y", "orient": "left", "grid": false, "tickCount": {"signal": "ceil(childHeight/40)"}, "zindex": 0, "title": "Headway (minutes)", "labelOverlap": true}], "style": "cell"}], "scales": [{"name": "view_59dfd228564f6666_0_x", "type": "linear", "domain": [{"signal": "(data(\"data_0_view_59dfd228564f6666_0_x_domain_value\")[0] || {}).min"}, {"signal": "(data(\"data_0_view_59dfd228564f6666_0_x_domain_value\")[0] || {}).max"}], "range": [0, {"signal": "view_59dfd228564f6666_0_width"}], "nice": true, "zero": false}, {"name": "view_59dfd228564f6666_0_y", "type": "linear", "domain": {"data": "data_0", "fields": ["density_start", "density_end"]}, "range": [{"signal": "childHeight"}, 0], "nice": true, "zero": true}, {"name": "concat_1_x", "type": "band", "domain": {"data": "data_1_concat_1_x_domain_route_id", "field": "route_id", "sort": {"op": "max", "field": "sort_field"}}, "range": {"step": {"signal": "concat_1_x_step"}}, "paddingOuter": 0.05, "paddingInner": 0.1}, {"name": "concat_1_y", "type": "linear", "domain": {"fields": [{"data": "data_3", "field": "q1"}, {"data": "data_3", "field": "q3"}, {"data": "data_4", "field": "median"}]}, "range": [{"signal": "childHeight"}, 0], "nice": true, "zero": true}], "padding": 5, "layout": {"padding": 20, "columns": 1, "bounds": "full", "align": "each"}, "background": "white"}
